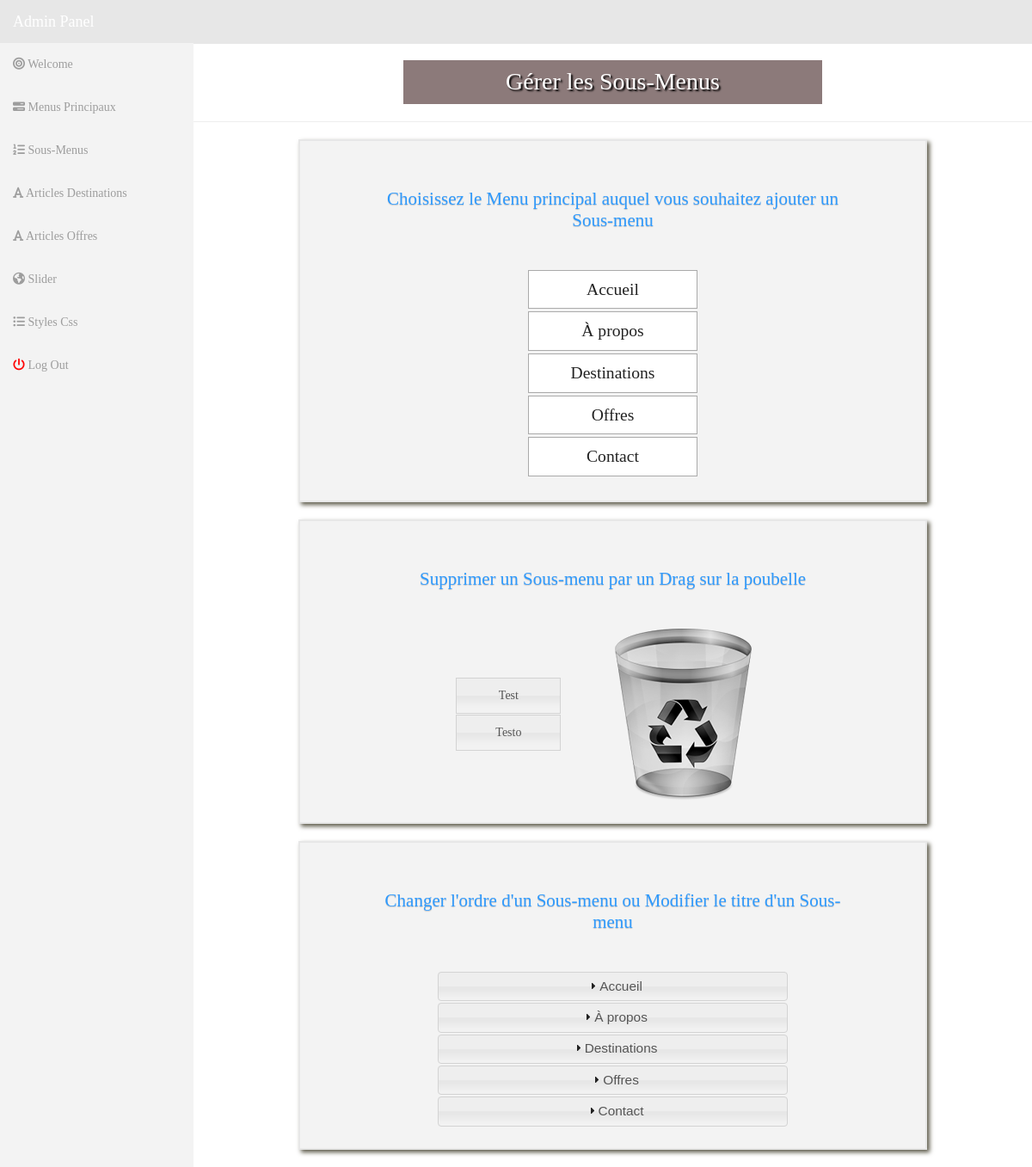
/admin/ssmenu.php, run on the app's committed database.
### tables this page shows
CREATE TABLE IF NOT EXISTS `menuevasion` (
  `id` int(8) NOT NULL AUTO_INCREMENT,
  `nomMenu` varchar(250) NOT NULL,
  `contenuMenu` text NOT NULL,
  `positionMenu` int(8) NOT NULL,
  `parent` int(8) NOT NULL,
  PRIMARY KEY (`id`)
);

### admin/ssmenu.php (the view, shortened to what this page needs)
<?php
include('head_admin.php');
?>
<body>
<div id="wrapper">
<?php
include("panel_nav.php");
?>
<div id="container">
	<h4>Gérer les Sous-Menus</h4>
	<hr />
	<div id='boite_separation_2'>
		<h1>Choisissez le Menu principal auquel vous souhaitez ajouter un Sous-menu </h1>
		<?php
		include("../connexion.php");
		echo "<ol id='selectable'>";
		$query = $bdd -> query("SELECT * FROM menuevasion WHERE parent='0' ORDER BY positionMenu") or die($bdd->error);
		while($val = $query -> fetch_array())
		{
			echo "<li id='$val[id]' value='$val[id]' class='ui-widget-content'>$val[nomMenu]</li>";
		}
		echo "</ol>";
		?>
	</div>
	<div id='boite_separation_2'>
		<h1>Supprimer un Sous-menu par un Drag sur la poubelle</h1>
		<div id="bg_sup_ssm">
			<?php
			include("../connexion.php");
			$query = $bdd -> query("SELECT * FROM menuevasion WHERE parent!='0' ORDER BY positionMenu") or die($bdd->error);
			echo"<div id='draggable'>";
			while($val=$query->fetch_array())
			{
				echo"<p class='ui-state-default' id='$val[id]'>$val[nomMenu]</p>";
			}
			echo"</div>";
			?>
			<div id="droppable">
				<img src="corbeille.png" alt="">
			</div>
		</div>
	</div>
	<div id='boite_separation_2'>
		<h1>Changer l'ordre d'un Sous-menu ou Modifier le titre d'un Sous-menu</h1>
		<div id="accordion">
		<?php
			include("../connexion.php");
			$query = $bdd -> query("SELECT * FROM menuevasion WHERE parent='0' ORDER BY positionMenu") or die($bdd->error);
			while($val=$query->fetch_array())
			{
				echo "	<h3>$val[nomMenu]</h3> ";
			}
		?>
		</div>
	</div>
</div>
</div>
</body>
</html>

### admin/head_admin.php (shortened to what this page needs)
<!DOCTYPE html>
<html lang="fr">
<head>
	<link rel="stylesheet" type="text/css" href="bootstrap/css/bootstrap.min.css" />
	<link rel="stylesheet" type="text/css" href="font-awesome/css/font-awesome.min.css" />
	<link rel="stylesheet" type="text/css" href="css/local.css" />
	<link rel="stylesheet" type="text/css" href="css/style6.css" />
	<link rel="stylesheet" href="//code.jquery.com/ui/1.11.4/themes/smoothness/jquery-ui.css">
</head>

### admin/panel_nav.php (shortened to what this page needs)
<nav class="navbar navbar-inverse navbar-fixed-top" role="navigation">
    <div class="navbar-header">
        <a class="navbar-brand" href="index.php?action=accueil_admin">Admin Panel</a>
    </div>
    <div class="collapse navbar-collapse navbar-ex1-collapse">
        <ul class="nav navbar-nav side-nav">
            <li><a href="index.php?action=accueil_admin"><i class="fa fa-bullseye"></i> Welcome</a></li>
            <li><a href="index.php?action=menu"><i class="fa fa-tasks"></i> Menus Principaux</a></li>
            <li><a href="index.php?action=ssmenu"><i class="fa fa-list-ol"></i> Sous-Menus</a></li>
            <li><a href="index.php?action=articles_destination"><i class="fa fa-font"></i> Articles Destinations</a></li>
             <li><a href="index.php?action=articles_offres"><i class="fa fa-font"></i> Articles Offres</a></li>
            <li><a href="index.php?action=slider"><i class="fa fa-globe"></i> Slider</a></li>
            <li><a href="index.php?action=stylescss"><i class="fa fa-list-ul"></i> Styles Css</a></li>
            <li><a href="index.php?action=logout"><i class="fa fa-power-off" style="color:red;"></i> Log Out</a></li>
        </ul>
    </div>
</nav>

### admin/css/local.css (style rules this page uses)
#wrapper { padding-left: 0; }
body { font-family: 'Trebuchet MS'; font-size: 14px; line-height: 1.42857143; color: #333; background-color: #fff; }
.navbar-inverse { background-color: #e7e7e7; border-color: #e7e7e7; }
@media (min-width:768px) { #wrapper { padding-left: 225px; } }
@media (min-width:768px) { .side-nav { margin-left: -225px; left: 225px; width: 225px; position: fixed; top: 50px; height: 100%; border-radius: 0; border: none; background-color: #F3F3F3; overflow-y: auto; } }
@media (min-width:768px) { .side-nav>li>a { width: 225px; } }
@media (min-width:768px) { .navbar-collapse { padding-left: 15px !important; padding-right: 15px !important; } }
#container { width: 100%; }
#container h1 { font: 150% Trebuchet MS; color: #2E9AFE; text-align: center; margin-bottom: 30px; margin-top: 0px; }
#container h4 { width: 50%; margin: auto; padding: 10px 5px; font-size: 200%; text-align: center; background-color: #8C7A7A; color: #ffffff; text-shadow: 2px 2px 2px #000000; }
#boite_separation_2 { margin: 0px auto 20px; padding: 25px; width: 75%; border: 2px solid #e7e7e7; background-color: #F3F3F3; -moz-box-shadow: 3px 3px 5px 0 #5E5B4B; -webkit-box-shadow: 3px 3px 5px 0 #5E5B4B; box-shadow: 3px 3px 5px 0 #5E5B4B; }
#selectable { list-style-type: none; margin: auto; padding: 0; width: 30%; }
#selectable li { margin: 3px; padding: 0.4em; font-size: 1.4em; text-align: center; }
#bg_sup_ssm { display: flex; width: 60%; margin: auto; }
#draggable { width: 30%; height: auto; float: left; margin: auto; }
#draggable p { padding: 10px; text-align: center; margin-bottom: 1px; background-color: ; }
#droppable { width: 200px; height: 200px; margin: auto; }
#accordion { width: 60%; text-align: center; margin: auto; }

### admin/css/style6.css (style rules this page uses)
a { color: #fff; text-decoration: none; }
h1 { font-size: 40px; position:relative; font-weight: 400; text-shadow: 0px 1px 1px rgba(0,0,0,0.2); padding: 30px 30px 15px 30px; margin: 0px 40px 20px 40px; text-align: center; }

### data on the page
menuevasion: $val[id] 1 (drawn), nomMenu "Accueil"
menuevasion: $val[id] 2 (drawn), nomMenu "À propos"
menuevasion: $val[id] 3 (drawn), nomMenu "Destinations"
menuevasion: $val[id] 6 (drawn), nomMenu "Offres"
menuevasion: $val[id] 7 (drawn), nomMenu "Contact"
menuevasion: nomMenu "Test"
menuevasion: nomMenu "Testo"
